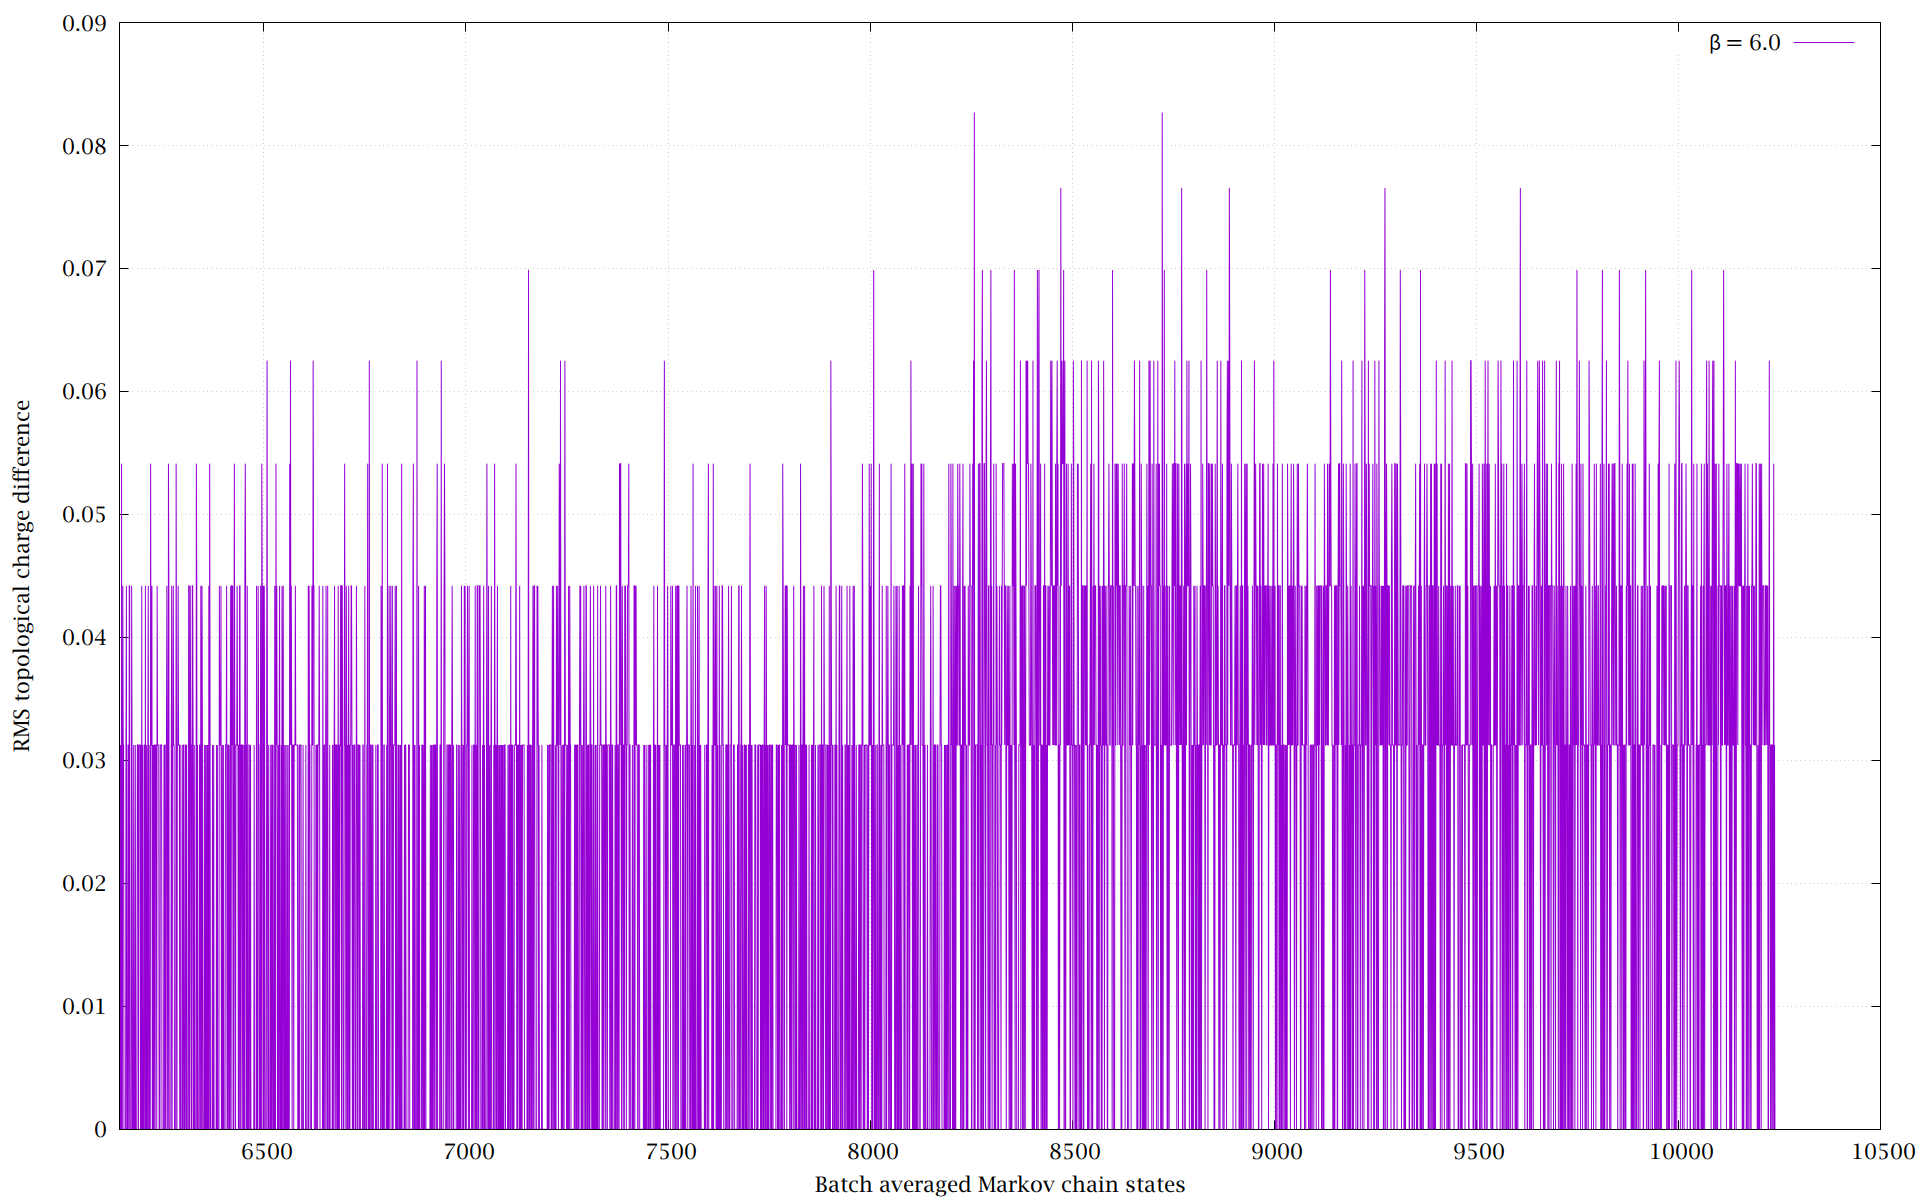

Write the gnuplot code that produced this figure.
#!/usr/bin/env gnuplot
set term pngcairo size 1920,1200 font "Lucida Bright OT,16"
set output ARG0[*:strlen(ARG0)-2].'png'

beta(n) = \
	n==7?'1.625' : \
	n==8?'2.25' : \
	n==9?'2.875' : \
	n==10?'3.5' : \
	n==14?'6.0' : \
	0/0

set grid

set xlabel 'Batch averaged Markov chain states'
set ylabel 'RMS topological charge difference'

plot \
	[6144:*] [0:*] \
	for [n = 14:14] \
	"<awk -F '[][,: ]*' '/^topo:/{x=0;for(i=2;i<NF;++i){qq[i]=$i;x+=(qo[i]-qq[i])**2}print sqrt(x/(NF-2)); for(i in qq)qo[i]=qq[i]}' i".n.".log" u 0:1 w l t 'β = '.beta(n)
